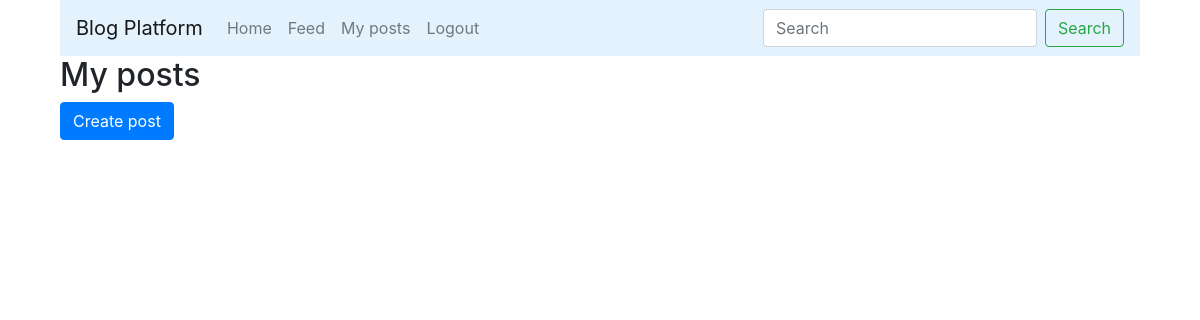
Page /accounts/posts/ (signed in) on the earlier database version.
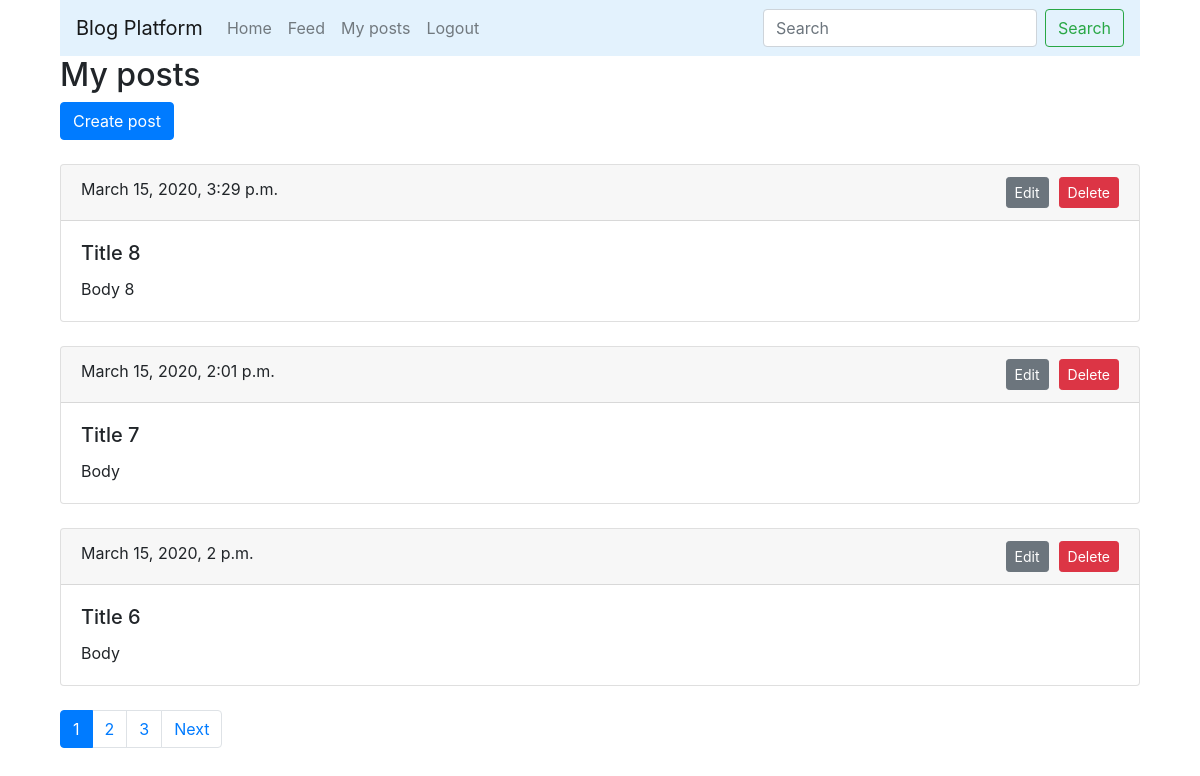
Same page on the later database version.
### main/models.py (models this page shows, shortened)
class Post(models.Model):
    author = models.ForeignKey(User, on_delete=models.CASCADE, related_name='blog_posts')
    title = models.CharField(max_length=250, db_index=True)
    body = models.TextField(blank=True, db_index=True)
    date_pub = models.DateTimeField(auto_now_add=True)

### main/views.py (the view)
# urls.py: path('accounts/posts/', BPPostsList.as_view(), name='posts_list'),
class BPPostsList(ListView):
    context_object_name = 'posts'
    paginate_by = 3
    template_name = 'main/posts.html'
    def get_queryset(self):
        return self.request.user.blog_posts.all().order_by('-date_pub')

### main/templates/main/posts.html (shortened to what this page needs)
{% extends "layout/base.html" %}
{% load bootstrap4 %}
{% block content %}
<div class="row">
    <div class="col-12">
        <h2>My posts</h2>
        <div>
            <a href="{% url 'main:post_create' %}" type="button" class="btn btn-primary">Create post</a>
        </div>
        <br>
        {% if posts %}
            {% for post in posts %}
                <div class="card mb-4">
                    <div class="card-header">
                        {{ post.date_pub }}
                        <a style="margin-left: 10px;" href="{% url 'main:post_delete' post.id %}" type="button" class="btn btn-danger btn-sm float-right">Delete</a>
                        <a href="{% url 'main:post_update' post.id %}" type="button" class="btn btn-secondary btn-sm float-right">Edit</a>
                    </div>
                    <div class="card-body">
                        <h5 class="card-title">{{ post.title }}</h5>
                        <p class="card-text">{{ post.body|truncatewords:15 }}</p>
                    </div>
                </div>
            {% endfor %}
            {% include "layout/pagination.html" with page=page_obj %}
        {% endif %}
    </div>
</div>
{% endblock %}

Differences in the rows shown:
added Post: date_pub "March 15, 2020, 3:29 p.m.", title "Title 8", body "Body 8"
added Post: date_pub "March 15, 2020, 2:01 p.m.", title "Title 7", body "Body"
added Post: date_pub "March 15, 2020, 2 p.m.", title "Title 6", body "Body"
Other differences:
new list line: "1"
new list line: "2"
new list line: "3"
text now shown: "Next"
